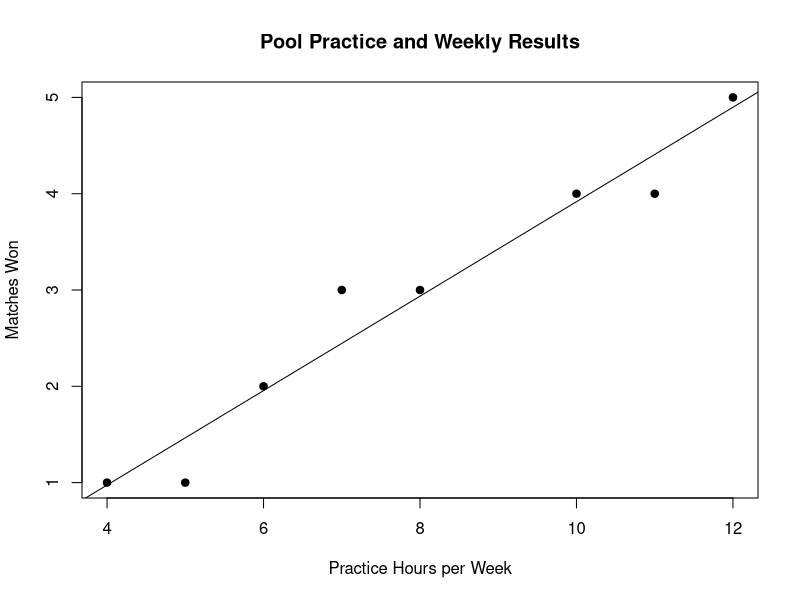

This figure's R source:
## ---- chunk 1
pool_data <- data.frame(
  week = 1:8,
  practice_hours = c(4, 6, 5, 8, 10, 7, 12, 11),
  matches_won = c(1, 2, 1, 3, 4, 3, 5, 4)
)

pool_data
## ---- chunk 2
mean(pool_data$practice_hours)
## ---- chunk 3
mean(pool_data$matches_won)
## ---- chunk 4
cor(pool_data$practice_hours, pool_data$matches_won)
## ---- chunk 5
plot(
  pool_data$practice_hours,
  pool_data$matches_won,
  xlab = "Practice Hours per Week",
  ylab = "Matches Won",
  main = "Pool Practice and Weekly Results",
  pch = 19
)

abline(
  lm(matches_won ~ practice_hours, data = pool_data)
)
